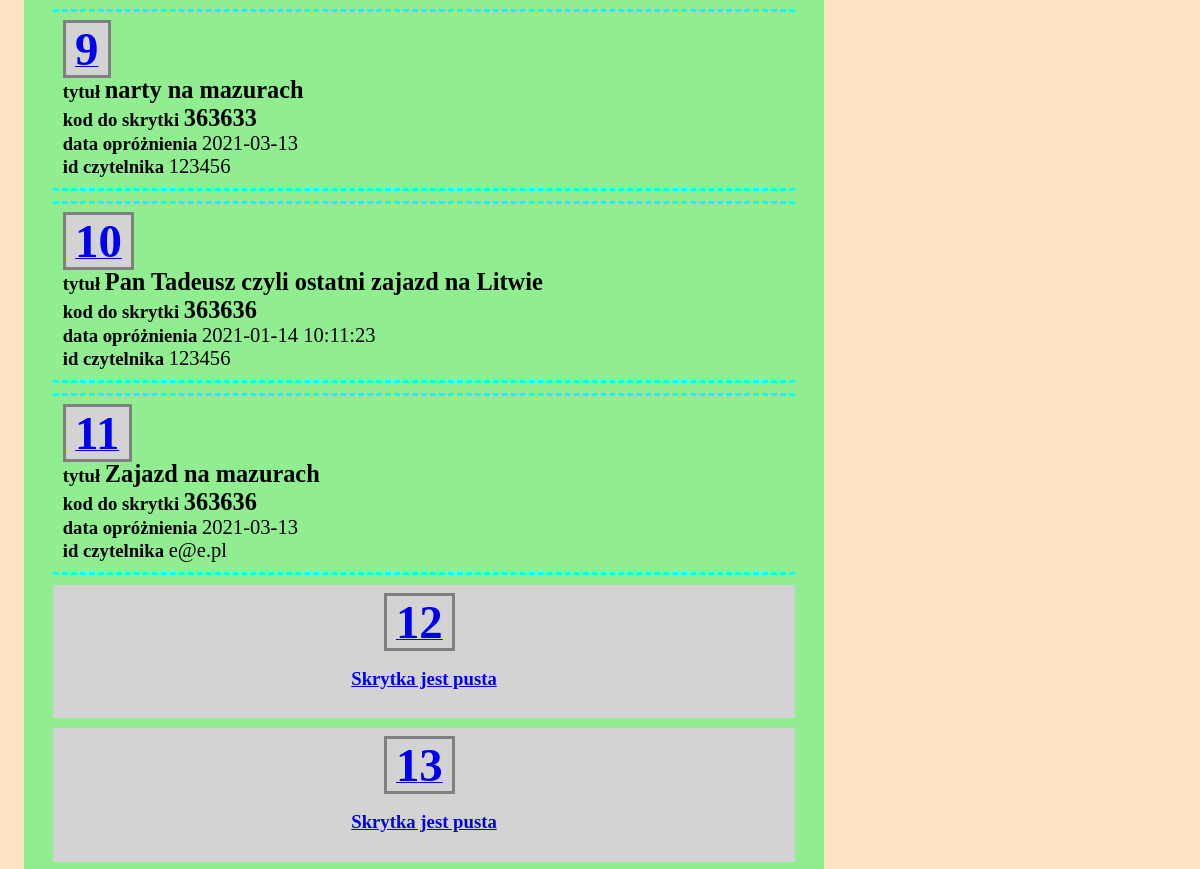
The app's page /machine.php?id=12 (signed in, middle part), older data.
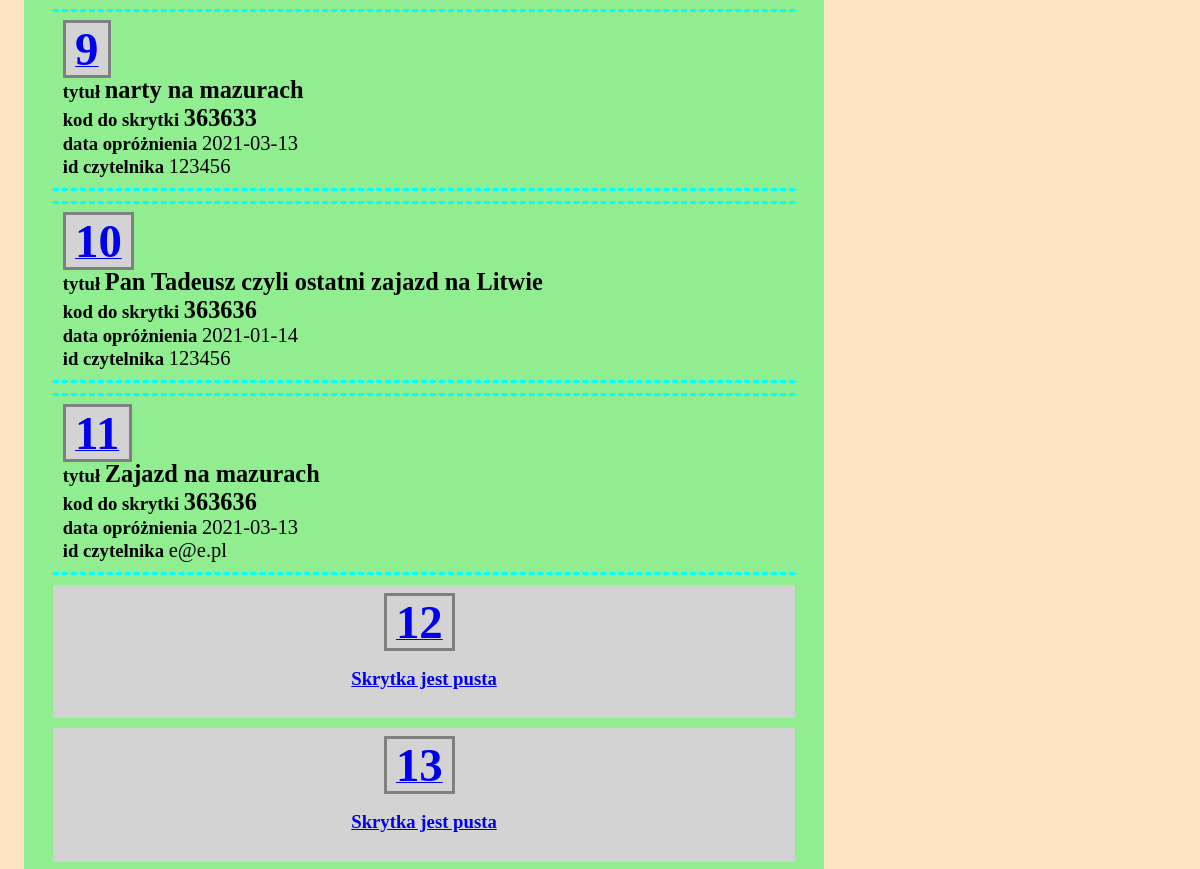
The same page, newer data.
### tables this page shows
CREATE TABLE "user" (
    "id" INTEGER PRIMARY KEY AUTOINCREMENT NOT NULL,
    "date_insertion" DATETIME,
    "title" TEXT,
    "access_code" INTEGER,
    "user_id" INTEGER,
    "box_nr" INTEGER,
    "unit_id" INTEGER
);

### machine.php (the view, shortened to what this page needs)
<?php
require 'config.php';
$db = new MyDB($dbfile);
$selected_unit = filter_input(INPUT_GET, 'id', FILTER_VALIDATE_INT);
function selected_machine($db, $selected_unit)
{
    $unit_name = "";
    $unit_address = "";
    $number_box = "";
    $stm = $db->prepare("SELECT * from unit where unit_id = :unit_id");
    $stm->bindValue(':unit_id', $selected_unit);
    $score = $stm->execute();
    while ($row = $score->fetchArray(1)) {
        $unit_name = $row['unit_name'];
        $unit_address = $row['unit_address'];
        $number_columns = $row['number_columns'];
        $number_box = $row['number_box'];
    };
    $numbox = 1;
    $k = 1;
    $r = 0;
    $drawing_start = "\n<div  class=\"edycja\">\n";
    $drawing_body = "";
    while ($numbox <= $number_box) {
        $score_box = $db->query("SELECT * from user where box_nr = $numbox and unit_id = $selected_unit");
        $date_insertion = "";
        $title = "";
        $access_code = "";
        $user_id = "";
        while ($row_box = $score_box->fetchArray(1)) {
            $date_insertion = $row_box['date_insertion'];
            $title = $row_box['title'];
            $access_code = $row_box['access_code'];
            $user_id = $row_box['user_id'];
        };
        if (strlen($date_insertion) > 1) {
            $single_box = "<div class=\"machine-box pelna  \">
        <div class=\"\"><a href=\"edit-box.php?box=$numbox&id=$selected_unit\"><span class=\"box-number\">$numbox</span></a>
        </div><a href=\"edit-box.php?box=$numbox&id=$selected_unit\" class=\"decoration-none\">
        <div>tytuł <span class=\"main-data\">$title</span>
        </div>
        <div>kod do skrytki <span class=\"main-data\">$access_code</span></div>
        <div>data opróżnienia <span class=\"highlighted-description\">$date_insertion</span></div>
        <div>id czytelnika <span class=\"highlighted-description\">$user_id</span></div>
        </a>\n</div>";
        } else {
            $single_box = "<div class=\"grid-item pusta\">
        <div class=\"\"><a href=\"edit-box.php?box=$numbox&id=$selected_unit\"><span class=\"box-number\">$numbox</span></a>
        <p class=\"alert\"><a href=\"edit-box.php?box=$numbox&id=$selected_unit\">Skrytka jest pusta</a></p>
        </div>
        </div>";
        }
        $drawing_body = $drawing_body . " $single_box  ";
        if ($k < $number_columns) {
            $k++;
            $r++;
        } else {
            $k = 1;
            $drawing_body = $drawing_body . "";
        }
        $numbox++;
    }
    $drawing_stop = "</div>\n";
    $drawing_selected_machine = $drawing_start . $drawing_body . $drawing_stop;
    $unit_info = array($drawing_selected_machine, $unit_name, $unit_address);
    return $unit_info;
}
$unit_info = selected_machine($db, $selected_unit);
if (is_int($selected_unit)) {
    $unit_template = $unit_info[0];
} else {
    $select_machine = $info['select_machine'];
    $unit_template = "";
    $select_machine_after = "";
}
echo $page_head . "\n\t\t<title>" . $info['machine_title']; ?></title>
</head>
<body>
    <?php
    if (isset($_SESSION["name"])) {
    ?>
        <main role="main">
            <section>
                <h3 class=""><?php echo $unit_template;  ?></h3>
            </section>
        </main>
    <?php
    } else {
        echo '<header class="page-header">
        <h1>' . $info["machine_message"] . '</h1>
        <h2><a href="login.php">' . $info["login_first"] . '</a></h2>
    </header>';
    }
    ?>
</body>
</html>

### config.php (shortened to what this page needs)
<?php
$page_head = "<!DOCTYPE html>
<html lang=\"pl-PL\">
    <head>
        <meta charset=\"UTF-8\" />
        <link rel=\"stylesheet\" type=\"text/css\" href=\"../style.css\" />
        <meta name=\"viewport\" content=\"width=device-width, initial-scale=1\">
        <link rel=\"icon\" type=\"image/svg+xml\" href=\"../librarycabinet.svg\">
        <link rel=\"mask-icon\" href=\"../librarycabinet.svg\" color=\"#66cd00\">";

### style.css (style rules this page uses)
.grid-item { padding: 10px; margin: 10px; text-align: center; }
.pelna { background: lightgreen; color: black; }
.pusta { background: lightgray; color: black; }
.main-data { font-weight: bold; font-size: 1.3em; }
.highlighted-description { font-weight: normal; font-size: 1.1em; color: #000; }
.box-number { font-size: 2.5em; font-weight: bold; border-color: gray; background-color: lightgray; border-style: solid; margin-right: .2em; padding-left: 0.2em; padding-right: .2em; }
.machine-box { padding: 10px; margin: 10px; border-bottom: aqua; border-top: aqua; border-top-style: dashed; border-bottom-style: dashed; }
.decoration-none { text-decoration: none; color: black; }
.edycja { background: lightgreen; color: black; padding: 1em; margin-bottom: 1em; }
.alert { color: red; text-align: center; }
body { padding: 1em; background-color: bisque; max-width: 800px; }

Row changes from the older to the newer data that the page shows:
changed user "Pan Tadeusz czyli ostatni zajazd na Litwie": date_insertion "2021-01-14 10:11:23" → "2021-01-14"
